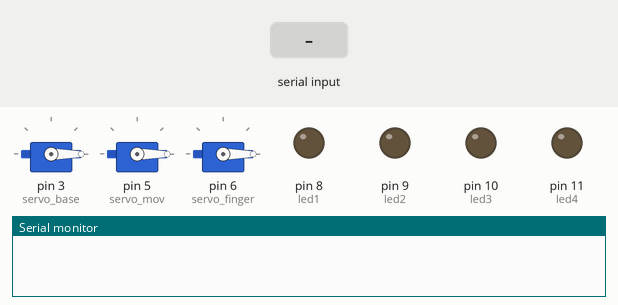
Recording of a sketch running on a simulated Arduino Uno, built with avr-gcc and run on an emulated ATmega328P. Parts: 3 × servo, output pins drawn as LEDs (lit = HIGH), the last lines printed to the serial monitor. Inputs (shaded band) come from the test bench.

Above: at 1.2 s.
1.3 s: "Crocin" received over Serial
At 3.1 s:
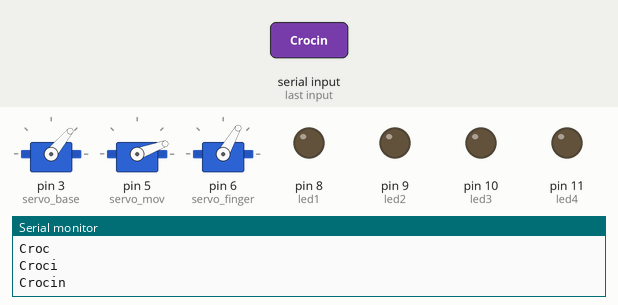
4.3 s: "Volini" received over Serial
At 7.7 s:
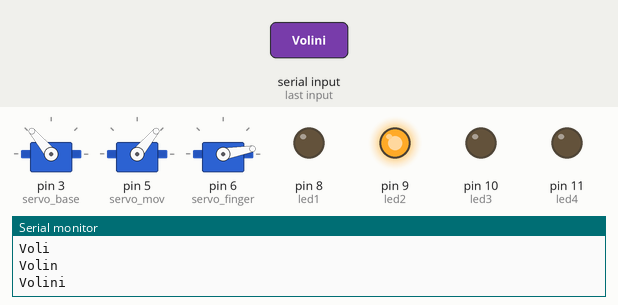
10.3 s: "boli ne" received over Serial
At 17.7 s:
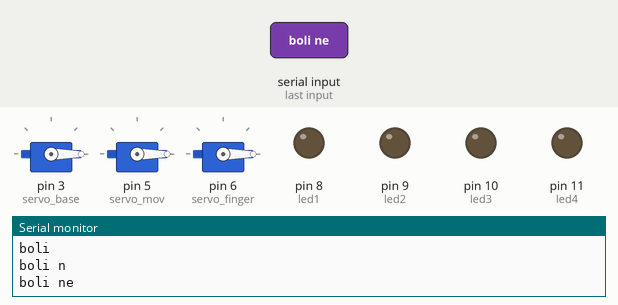
Timing chart, 0 to 19.2 s (numbered marks = the images above; inputs shaded):
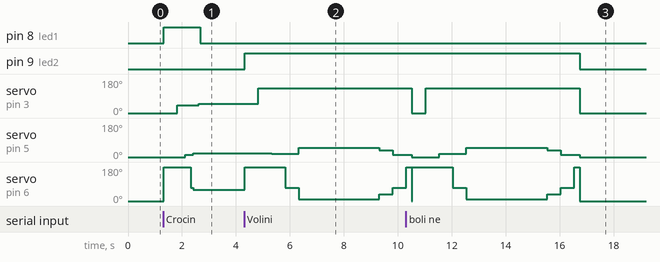

The sketch:

Servo.ino
```cpp
#include<Servo.h> // include server library
Servo servo_base,servo_mov,servo_finger; // create servo object to control a servo
 // initial position of server

//int BUTTON = 4;
int led1=8;
int led2=9;
int led3=10;
int led4=11;
String readString;


void setup() {
  pinMode(led1,OUTPUT);
  pinMode(led2,OUTPUT);
  pinMode(led3,OUTPUT);
  pinMode(led4,OUTPUT);
  digitalWrite(led1,LOW);

  digitalWrite(led2,LOW);
  digitalWrite(led3,LOW);
  digitalWrite(led4,LOW);

  Serial.begin(9600); // Serial comm begin at 9600bps
  servo_base.attach(3);// server is connected at pin 9
  servo_mov.attach(5);
  servo_finger.attach(6);
  servo_base.write(0);
  servo_finger.write(0);
  servo_mov.write(0);
  //pinMode(BUTTON,INPUT);
}

void loop() {

  while(Serial.available()){// if serial value is available
    delay(3);
    char c = Serial.read();
    readString += c;
    Serial.println(readString);

    if (readString == "Crocin")
    {
      digitalWrite(led1,HIGH);
      servo_finger.write(180);
      delay(500);
      servo_base.write(40);
      delay(300);
      servo_mov.write(12),
      delay(200);
      servo_finger.write(70);
      delay(100);
      servo_mov.write(20);
      servo_finger.write(60);
      delay(200);
      servo_base.write(50);
      delay(50);

  // push
     // servo_finger.write(69);
     // delay(500);
      //servo_finger.write(180);
      //delay(200);
     // servo_base.write(0);
     // servo_finger.write(0);
     // servo_mov.write(0);
      readString = "";
    }

    else if((readString == "Volini")||(readString == "boli ne")||(readString == "bowling")||(readString == "volini")||(readString == "volume")) //if value input is equals to d
    {
      digitalWrite(led2,HIGH);
      servo_finger.write(180);
      delay(500);
      servo_base.write(130);
      delay(500);
      servo_mov.write(18);
      delay(500);
      servo_finger.write(70);
      delay(500);
      servo_mov.write(50);
      servo_finger.write(10); // push
      delay(3000);//delay time
      servo_finger.write(35);//pull
      servo_mov.write(35);
      delay(500);
      servo_mov.write(12);
      servo_finger.write(69);
      delay(500);
      servo_finger.write(180);
      delay(200);
      servo_base.write(0);
      servo_finger.write(0);
      servo_mov.write(0);
      readString = "";
    }
    else if(readString =="antibiotic")
    {
      digitalWrite(led3,HIGH);
      servo_finger.write(180);
      delay(500);
      servo_base.write(70);
      delay(500);
      servo_mov.write(0);
      delay(500);
      servo_finger.write(90);
      delay(500);
      servo_mov.write(7);
      delay(170);
      servo_finger.write(76);
      delay(200);
      servo_finger.write(50);
      servo_mov.write(19);//push
      delay(5000);
      servo_finger.write(90);//pull
      delay(100);
      servo_mov.write(5);
      servo_finger.write(90);
      delay(1000);
      servo_finger.write(85);
      servo_mov.write(0);
      servo_finger.write(80);
      delay(1000);
      servo_finger.write(180);
      delay(1000);
      servo_base.write(0);
      servo_mov.write(0);
      servo_finger.write(0);
      readString = "";
    }
    else if(readString == "Paracetamol")
    {
      digitalWrite(led4,HIGH);
      servo_finger.write(180);
      delay(500);
      servo_base.write(102);
      delay(500);
      servo_mov.write(0);
      delay(500);
      servo_finger.write(90);
      delay(500);
      servo_mov.write(7);
      delay(170);
      servo_finger.write(76);
      delay(200);
      servo_finger.write(60);
      servo_mov.write(19);//push
      delay(5000);
      servo_finger.write(90);//pull
      delay(50);
      servo_mov.write(0);
      servo_finger.write(95);
      delay(1000);
      servo_finger.write(180);
      delay(1000);
      servo_base.write(0);
      servo_mov.write(0);
      servo_finger.write(0);
      readString = "";
    }
  }
    readString = "";
    digitalWrite(led1,LOW);
    digitalWrite(led2,LOW);
    digitalWrite(led3,LOW);
    digitalWrite(led4,LOW);


}
```

Measured:
- after the input at 1.3 s, pin 8 (led1): LOW → HIGH at once, → LOW 1.4 s later; servo on pin 3 (servo_base): 0° → 40° after 0.52 s, → 50° 0.80 s later; servo on pin 5 (servo_mov): 0° → 12° after 0.82 s, → 20° 0.30 s later; servo on pin 6 (servo_finger): 0° → 180° at once, → 70° 1.0 s later, → 60° 0.10 s later
- after the input at 4.3 s, pin 9 (led2): LOW → HIGH at once; servo on pin 3 (servo_base): 50° → 130° after 0.52 s
- after the input at 10.3 s, pin 9 (led2): HIGH → LOW after 6.4 s instead of 0.22 s
